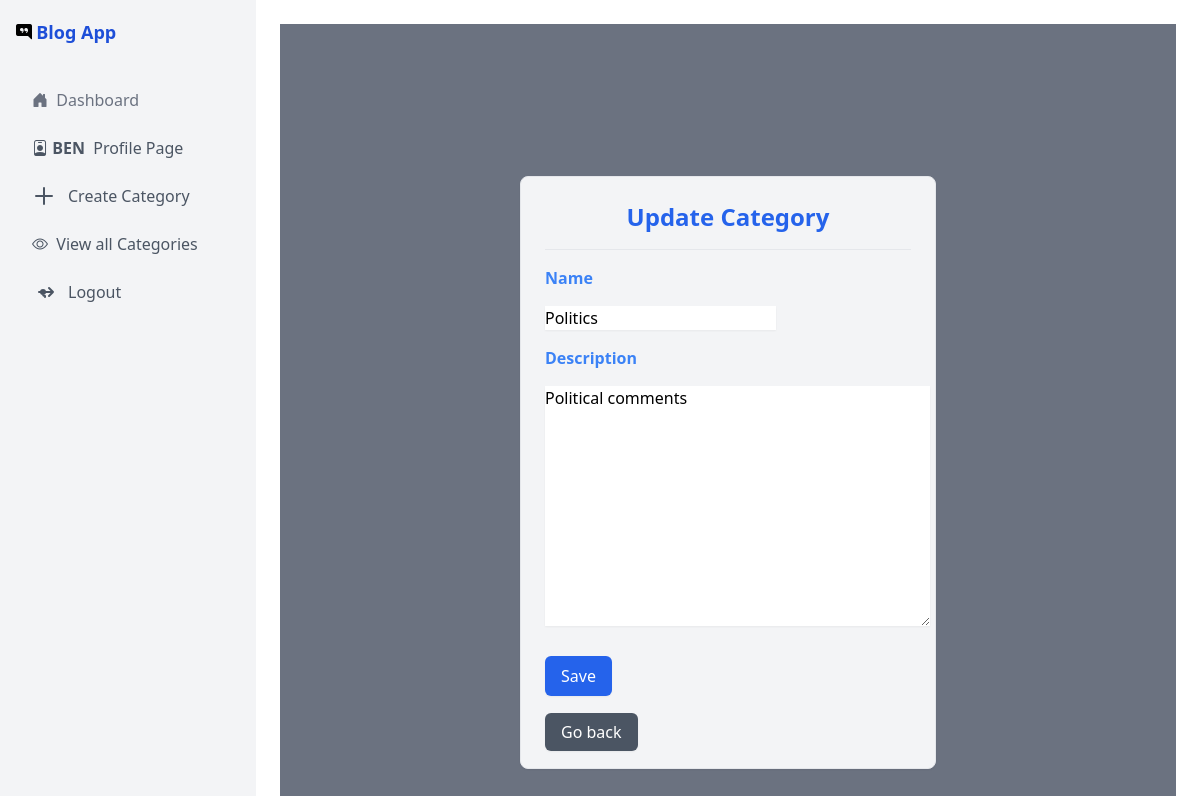
Page /update-category/2/ (signed in) on the committed database.
### accounts/models.py (models this page shows, shortened)
class CustomUser(AbstractUser):
    username = None
    email = models.EmailField(db_index=True, unique=True, validators=[validate_email])
    profile_pix = models.ImageField(upload_to='profile_pix/', default='profile_pix/sample.png')
    objects = UserManager()
    USERNAME_FIELD = 'email'
    REQUIRED_FIELDS = []
    EMAIL_FIELD = 'email'
    class Meta:
        ordering = ['-date_joined']

### blog/models.py (models this page shows, shortened)
class Category(models.Model):
    name = models.CharField(max_length=255, unique=True)
    description = models.TextField(blank=True, null=True)
    class Meta:
        ordering = ['name']

### blog/views.py (the view, shortened to what this page needs)
# urls.py: path("update-category/<pk>/", views.CategoryUpdateView.as_view(), name="update-category"),
class CategoryUpdateView(LoginRequiredMixin, UpdateView):
    model = Category
    form_class = CreateCategoryForm
    template_name = 'blog/update_category.html'
    success_url = reverse_lazy('blogposts')

### blog/forms.py
class CreateCategoryForm(forms.ModelForm):
    class Meta:
        model = Category
        fields = ['name', 'description']

### blog/templatetags/custom_filters.py (called while the page is built)
@register.filter(name='add_class')
def add_class(value, arg):
    return value.as_widget(attrs={'class': arg})

### blog/templates/blog/update_category.html (shortened to what this page needs)
{% extends 'blog/base.html' %}
{% block content %}
{% load custom_filters %}
<div class="flex justify-center items-center min-h-screen bg-gray-500">
    <div class="w-full max-w-md p-4">
        <div class="bg-gray-100 border border-primary shadow-sm rounded-lg">
            <div class="p-6">
                <h5 class="text-2xl font-bold text-center text-blue-600 mb-4">Update Category</h5>
                <hr class="mb-4">
                <form method="post">{% csrf_token %}
                    {% for field in form %}
                        <label class="block font-bold text-blue-500 mb-2">{{ field.label }}</label>
                        <div class="mb-4">
                            {{ field|add_class:"form-control shadow-sm mt-2" }}
                        </div>
                    {% endfor %}
                    <input class="btn btn-primary shadow-sm mt-2 px-4 py-2 bg-blue-600 text-white rounded-md cursor-pointer" type="submit" value="Save">
                </form>
                <br>
                <a class="btn btn-primary shadow-sm mt-2 px-4 py-2 bg-gray-600 text-white rounded-md cursor-pointer" onclick="history.go(-1)">Go back</a>
            </div>
        </div>
    </div>
</div>
{% endblock %}

### blog/templates/blog/base.html (shortened to what this page needs)
<!DOCTYPE html>
<html lang="en">
<head>
<link rel="stylesheet" href="//code.jquery.com/ui/1.12.1/themes/base/jquery-ui.css">
{% load static %}
<script src="https://cdn.tailwindcss.com"></script>
</head>
{% block body%}
<body class="flex h-screen">
{% endblock %}
<div class="w-64 bg-gray-100 text-dark flex-shrink-0 hidden md:block">
    <div class="flex items-center h-16 bg-gray-100 px-4">
        <i class="bi bi-chat-right-quote-fill"></i>
        <h1 class="text-lg font-bold text-blue-700">
            <a href="{% url 'blogposts' %}">Blog App</a>
            </h1>
    </div>
    <nav class="flex flex-col p-4 space-y-2">
        <a href="{% url 'blogposts' %}" class="nav-link flex items-center px-4 py-2 text-gray-500 hover:bg-gray-700 hover:text-white">
            <i class="bi bi-house-door-fill"></i>&nbsp; Dashboard
        </a>
        {% if user.is_authenticated %}
        <a href="{% url 'user-profile' %}" class="nav-link flex items-center px-4 py-2 text-gray-600 hover:bg-gray-700 hover:text-white">
            <i class="bi bi-person-badge"> </i> &nbsp;
            <span class="font-bold">{{ user.first_name|upper }}</span> &nbsp; Profile Page
        </a>
        <a href="{% url 'create-category' %}" class="nav-link flex items-center px-4 py-2 text-gray-600 hover:bg-gray-700 hover:text-white">
            <svg class="w-6 h-6 mr-3" fill="none" stroke="currentColor" viewBox="0 0 24 24" xmlns="http://www.w3.org/2000/svg">
                <path stroke-linecap="round" stroke-linejoin="round" stroke-width="2" d="M12 4v16m8-8H4"></path>
            </svg>
            Create Category
        </a>
        <a href="{% url 'categories' %}" class="nav-link flex items-center px-4 py-2 text-gray-600 hover:bg-gray-700 hover:text-white">
            <i class="bi bi-eye"> </i> &nbsp; View all Categories
        </a>
        <a href="{% url 'logout' %}" class="nav-link flex items-center px-4 py-2 text-gray-600 hover:bg-gray-700 hover:text-white">
            <svg class="w-6 h-6 mr-3" fill="none" stroke="currentColor" viewBox="0 0 24 24" xmlns="http://www.w3.org/2000/svg">
                <path stroke-linecap="round" stroke-linejoin="round" stroke-width="2" d="M17 16l4-4m0 0l-4-4m4 4H7m6 4v1m0-1a2 2 0 110-4m0 4v1m0-5a2 2 0 10-4 0 2 2 0 004 0z"></path>
            </svg>
            Logout
        </a>
        {% endif %}
    </nav>
</div>
<div class="flex-1 p-6">
    {% block content %}
    {% endblock %}
</div>
<link rel="stylesheet" href="https://cdn.jsdelivr.net/npm/bootstrap-icons@1.5.0/font/bootstrap-icons.css">
</body>
</html>

### rows in the picture
CustomUser: first_name "BEN"
Category: form "Politics" "Political comments"

### other values in the picture
{{ field.label }} "Name" "Description"
